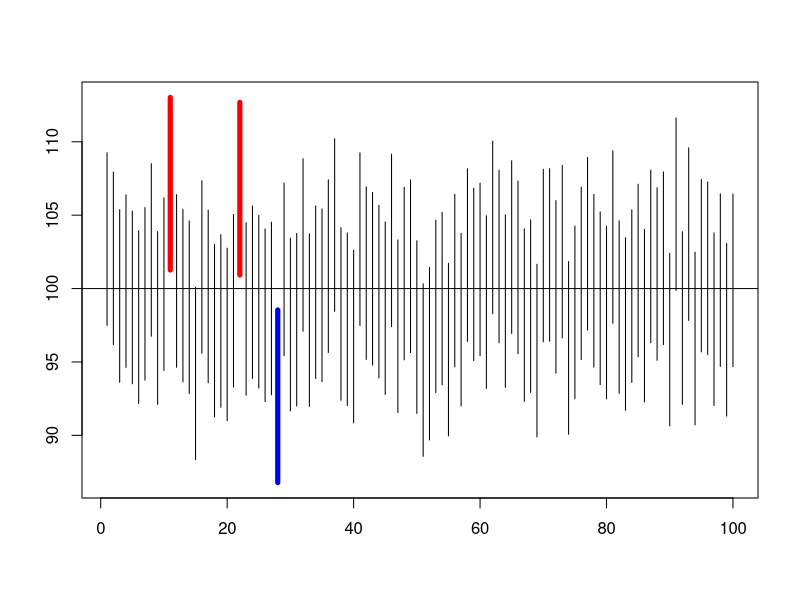

Reproduce this figure in R.
## ---- chunk 1
knitr::opts_chunk$set(echo = TRUE)
## ---- chunk 2
n = 36; mu = 100; sigma = 18; conf.level = 0.95
alpha = 1-conf.level

xbar <- mean(rnorm(n, mu, sigma))
lower <- xbar - qnorm(1-alpha/2)*sigma/sqrt(n)
upper <- xbar + qnorm(1-alpha/2)*sigma/sqrt(n)

int <- c(lower, upper)
int
## ---- chunk 3
n = 36; mu = 100; sigma = 18; conf.level = 0.95; sims = 100
alpha = 1-conf.level

lower <- numeric(sims)
upper <- numeric(sims)

for (i in 1:sims){
  xbar <- mean(rnorm(n, mu, sigma))
  lower[i] <- xbar - qnorm(1-alpha/2)*sigma/sqrt(n)
  upper[i] <- xbar + qnorm(1-alpha/2)*sigma/sqrt(n)
}
int <- cbind(lower, upper)
head(int)
## ---- chunk 4
sims <- 100; n <- 36; mu <- 100; sigma <- 18; conf.level <- 0.95
alpha <- 1 - conf.level
CL <- conf.level*100
lower <- numeric(sims)
upper <- numeric(sims)
for (i in 1:sims) {
  xbar <- mean(rnorm(n, mu, sigma))
  lower[i] <- xbar - qnorm(1-alpha/2)*sigma/sqrt(n)
  upper[i] <- xbar + qnorm(1-alpha/2)*sigma/sqrt(n)
}
plot(lower, type = "n", ylim = c(min(lower), max(upper)), xlab = " ", ylab = " ")
for (i in 1:sims){
  low <- lower[i]
  high <- upper[i]
  if (low < mu & high > mu) {
    segments(i, low, i, high)
  } else if (low > mu & high > mu) {
    segments(i, low, i, high, col = "red", lwd = 5)
  } else {
    segments(i, low, i, high, col = "blue", lwd = 5)
  }
}  
abline(h = mu)


